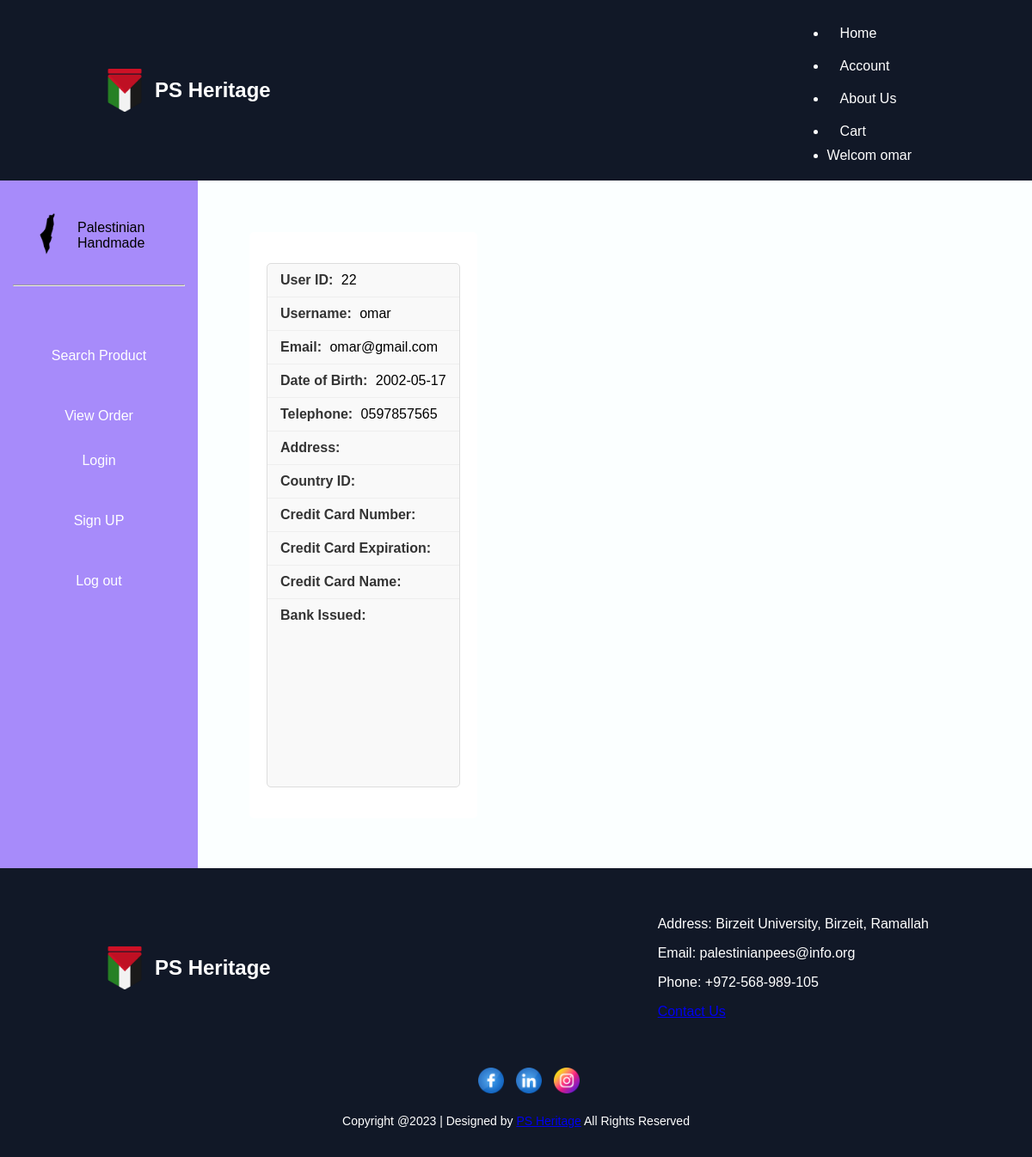
Page /account.php (signed in) on the committed database.
### tables this page shows
CREATE TABLE `users` (
  `UserID` int(11) NOT NULL,
  `Username` varchar(255) NOT NULL,
  `Password` varchar(255) NOT NULL,
  `UserType` enum('Customer','Employee','Admin') NOT NULL,
  `DateOfBirth` date NOT NULL,
  `Email` varchar(255) NOT NULL,
  `Telephone` varchar(20) NOT NULL,
  `fullname` varchar(50) NOT NULL
);

### account.php (the view, shortened to what this page needs)
<?php
include("header.php");
$userId = $_SESSION['userid'];
$sql = "SELECT u.UserID, u.Username, u.Email, u.fullname, u.DateOfBirth, u.Telephone,
            cd.Country, cd.City, cd.Address, cd.CountryID, cd.CreditCardNumber,
            cd.CreditCardExpiration, cd.CreditCardName, cd.BankIssued
        FROM users u
        LEFT JOIN customerdetails cd ON u.UserID = cd.CustomerID
        WHERE u.UserID = :userId";
$result = [];
try {
    $stmt = $pdo->prepare($sql);
    $stmt->bindParam(':userId', $userId, PDO::PARAM_INT);
    $stmt->execute();
    $result = $stmt->fetch(PDO::FETCH_ASSOC);
} catch (PDOException $e) {
    echo "Error: " . $e->getMessage();
    include("footer.php");
    exit();
}
?>
<!DOCTYPE html>
<html lang="en">
<head>
    <link rel="stylesheet" href="headerandfooter.css">
</head>
<body>
    <div id="pageWrapper">
        <nav class="sidebarNavigation">
            <div class="logoStatementContainer">
                <div class="navLogo">
                    <img src="images\palestine (1).png" alt="Logo" width="50" height="50" />
                </div>
                <div class="logoStatementText">
                    <p>Palestinian Handmade</p>
                </div>
            </div>
            <hr class="navSeparator" /><br><br>
            <ul class="menuItems">
                <li><a href="search_product.php" class="navItem">Search Product</a></li><br>
                <li><a href="view_order.php" class="navItem">View Order</a></li>
                <li><a href="signup.php" class="navItem">Login</a></li><br>
                <li><a href="signup.php" class="navItem">Sign UP</a></li><br>
                <li><a href="log.php?destroy=true" class="navItem">Log out</a></li>
            </ul>
        </nav>
        <section class="contentArea">
            <?php if ($result) : ?>
                <ul>
                    <li><strong>User ID:</strong> <?= htmlspecialchars($result['UserID']); ?></li>
                    <li><strong>Username:</strong> <?= htmlspecialchars($result['Username']); ?></li>
                    <li><strong>Email:</strong> <?= htmlspecialchars($result['Email']); ?></li>
                    <li><strong>Date of Birth:</strong> <?= htmlspecialchars($result['DateOfBirth']); ?></li>
                    <li><strong>Telephone:</strong> <?= htmlspecialchars($result['Telephone']); ?></li>
                    <li><strong>Address:</strong> <?= htmlspecialchars($result['Address']); ?></li>
                    <li><strong>Country ID:</strong> <?= htmlspecialchars($result['CountryID']); ?></li>
                    <li><strong>Credit Card Number:</strong> <?= htmlspecialchars($result['CreditCardNumber']); ?></li>
                    <li><strong>Credit Card Expiration:</strong> <?= htmlspecialchars($result['CreditCardExpiration']); ?></li>
                    <li><strong>Credit Card Name:</strong> <?= htmlspecialchars($result['CreditCardName']); ?></li>
                    <li><strong>Bank Issued:</strong> <?= htmlspecialchars($result['BankIssued']); ?></li>
                </ul>
            <?php else : ?>
                <p>User details not found.</p>
            <?php endif; ?>
        </section>
    </div>
</body>
</html>
<?php
include("footer.php");
?>

### headerandfooter.css (style rules this page uses)
body { margin: 0; padding: 0; font-family: Arial, sans-serif; background-color: #FBFFFF }
#pageWrapper { display: flex; min-height: 100vh; }
.sidebarNavigation { flex: 0 0 200px; background-color: rgba(167, 139, 250); padding: 15px; }
.contentArea { display: flex; flex-wrap: wrap; margin: 5%; }
.menuItems { list-style-type: none; width: 100%; padding: 0; }
.navItem { text-decoration: none; color: #ffffff; display: block; width: 100%; padding: 12px 0; margin-bottom: 10px; text-align: center; transition-duration: 0.4s; }
.logoStatementContainer { display: flex; align-items: center; justify-content: center; padding: 15px; }
.logoStatementText p { margin-left: 10px; }

### account.php (style rules this page uses)
.contentArea ul { list-style: none; padding: 0; background: #f9f9f9; border: 1px solid #ddd; border-radius: 5px; }
.contentArea ul li { padding: 10px 15px; border-bottom: 1px solid #eee; }
.contentArea ul li:last-child { border: none; }
.contentArea ul li strong { font-weight: bold; margin-right: 5px; color: #333; }
.contentArea { background: #ffffff; padding: 20px; border-radius: 5px; }

### rows in the picture
users: UserID "22", Username "omar", Email "omar@gmail.com", DateOfBirth "2002-05-17", Telephone "0597857565"

### other values in the picture
$_SESSION['username'] "omar"
